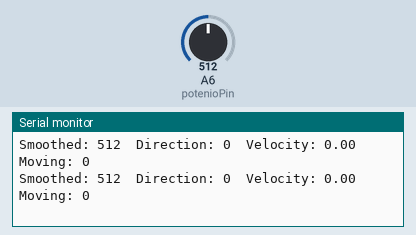
Simulated run of this sketch. Board: Arduino Nano, built with avr-gcc and run on an emulated ATmega328P. Parts: the last lines printed to the serial monitor. The inputs (shaded band) are chosen by the test bench; at power-on: A6 (potenioPin) = 512.

Above: at 1.2 s.
1.3 s: A6 (potenioPin) set to 716
At 1.46 s:
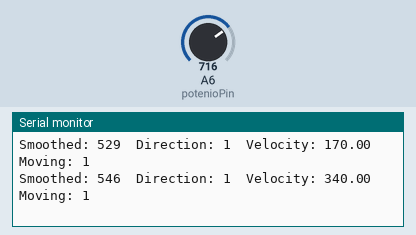
4.3 s: A6 (potenioPin) set to 900
At 4.35 s:
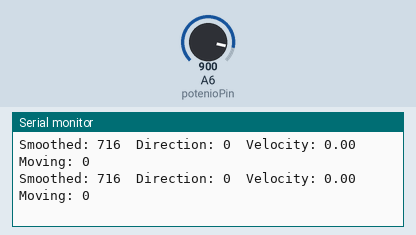
7.3 s: A6 (potenioPin) set to 1023
At 7.35 s:
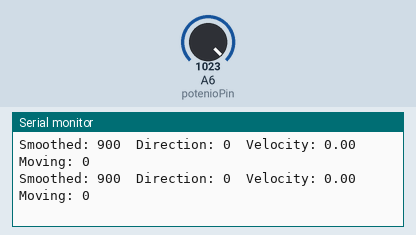
10.3 s: A6 (potenioPin) set to 511
At 10.45 s:
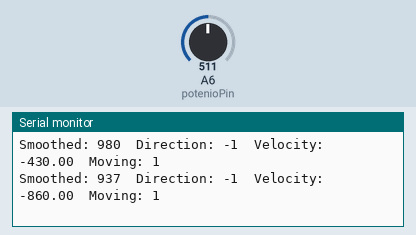
13.3 s: A6 (potenioPin) set to 306
At 13.32 s:
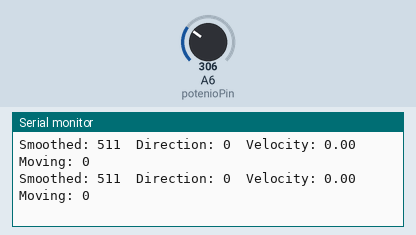
16.3 s: A6 (potenioPin) set to 122
At 16.46 s:
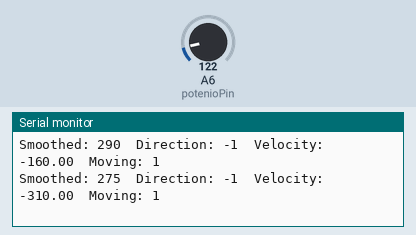
Timing chart, 0 to 19.3 s (numbered marks = the images above; inputs shaded):
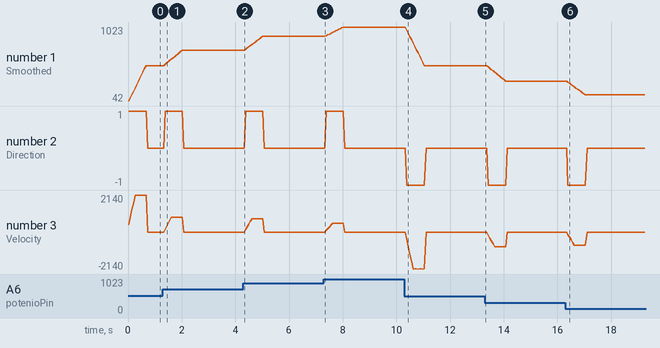

Measured:
- after the input at 1.3 s, the serial monitor: prints a new line after 0.09 s (image 1)
- after the input at 10.3 s, the serial monitor: prints a new line after 0.09 s (image 4)
- after the input at 16.3 s, the serial monitor: prints a new line after 0.09 s (image 6)
- plotted number 1: 512 → 716 after the input at 1.3 s, 716 → 900 after the input at 4.3 s, 900 → 1023 after the input at 7.3 s, 1023 → 511 after the input at 10.3 s, 511 → 306 after the input at 13.3 s

The sketch:

potentio_direction_velocity.ino
```cpp
/*
 * Potentiometer Direction and Velocity Tracking Module
 *
 * Control Variables:
 * - potenioPin (A6): Analog input pin for potentiometer readings
 * - averageWindow (12): Number of samples used in rolling average calculation
 * - potReadInterval (20ms): Time between consecutive potentiometer readings
 * - noiseThreshold (2): Minimum change required to register movement
 * - velocityWindow (5): Number of samples for velocity calculation
 *
 * State Variables:
 * - direction: -1 (CCW), 0 (still), 1 (CW)
 * - velocity: Rate of change in counts per second
 * - isMoving: Boolean indicating potentiometer movement
 *
 * Operating Parameters:
 * - Raw readings stored in 'potValue' (0-1023)
 * - Smoothed output in 'smoothedValue'
 * - Rolling average buffer: readings[averageWindow]
 * - Velocity buffer: velocityReadings[velocityWindow]
 */

int potenioPin = A6;
const int averageWindow = 12;     // Number of samples to average
const int velocityWindow = 5;     // Samples for velocity calculation
const int noiseThreshold = 2;     // Minimum change to register movement

// Global variables
int potValue = 0;                 // Raw value
int smoothedValue = 0;            // Filtered value
int previousSmoothedValue = 0;    // Last smoothed value
int direction = 0;                // -1:CCW, 0:still, 1:CW
float velocity = 0.0;             // Change per second
bool isMoving = false;            // Movement state
unsigned long lastPotReadTime = 0;
unsigned int potReadInterval = 20; // Time between reads in milliseconds

// Rolling average variables
int readings[averageWindow];
int readIndex = 0;
long totalValue = 0;

// Velocity calculation variables
int velocityReadings[velocityWindow];
int velocityIndex = 0;
unsigned long lastVelocityUpdate = 0;

void initializeArrays() {
  for (int i = 0; i < averageWindow; i++) {
    readings[i] = 0;
  }
  for (int i = 0; i < velocityWindow; i++) {
    velocityReadings[i] = 0;
  }
  totalValue = 0;
  readIndex = 0;
  velocityIndex = 0;
}

void updateRollingAverage(int newValue) {
  totalValue = totalValue - readings[readIndex];
  readings[readIndex] = newValue;
  totalValue = totalValue + newValue;
  readIndex = (readIndex + 1) % averageWindow;
  smoothedValue = totalValue / averageWindow;
}

void updateMovementState() {
  int difference = smoothedValue - previousSmoothedValue;

  // Update direction
  if (abs(difference) > noiseThreshold) {
    direction = (difference > 0) ? 1 : -1;
    isMoving = true;

    // Update velocity readings
    velocityReadings[velocityIndex] = difference;
    velocityIndex = (velocityIndex + 1) % velocityWindow;

    // Calculate velocity in counts per second
    float totalChange = 0;
    for (int i = 0; i < velocityWindow; i++) {
      totalChange += velocityReadings[i];
    }
    velocity = (totalChange * 1000.0) / (velocityWindow * potReadInterval);
  } else {
    direction = 0;
    isMoving = false;
    velocity = 0;

    // Clear velocity readings
    for (int i = 0; i < velocityWindow; i++) {
      velocityReadings[i] = 0;
    }
  }

  previousSmoothedValue = smoothedValue;
}

void readPotentiometer() {
  unsigned long currentTime = millis();
  if (currentTime - lastPotReadTime >= potReadInterval) {
    potValue = analogRead(potenioPin);
    updateRollingAverage(potValue);
    updateMovementState();
    printValues();
    lastPotReadTime = currentTime;
  }
}

void printValues() {
  Serial.print("Smoothed: ");
  Serial.print(smoothedValue);
  Serial.print("\tDirection: ");
  Serial.print(direction);
  Serial.print("\tVelocity: ");
  Serial.print(velocity);
  Serial.print("\tMoving: ");
  Serial.println(isMoving);
}

void setup() {
  Serial.begin(9600);
  Serial.println("Potentiometer Direction Tracker");
  pinMode(potenioPin, INPUT);
  initializeArrays();
}

void loop() {
  readPotentiometer();
}
```
